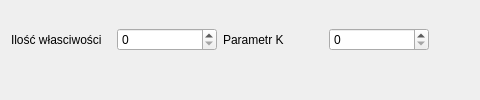
              <widget class="QWidget" name="tab_10">
               <attribute name="title">
                <string>Najbliższy sąsiad</string>
               </attribute>
               <layout class="QVBoxLayout" name="verticalLayout_13">
                <item>
                 <layout class="QHBoxLayout" name="horizontalLayout_19">
                  <item>
                   <widget class="QLabel" name="label_29">
                    <property name="minimumSize">
                     <size>
                      <width>100</width>
                      <height>0</height>
                     </size>
                    </property>
                    <property name="text">
                     <string>Ilość własciwości</string>
                    </property>
                   </widget>
                  </item>
                  <item>
                   <widget class="QSpinBox" name="neighbour_features">
                    <property name="minimumSize">
                     <size>
                      <width>100</width>
                      <height>0</height>
                     </size>
                    </property>
                    <property name="maximum">
                     <number>999</number>
                    </property>
                   </widget>
                  </item>
                  <item>
                   <widget class="QLabel" name="label_30">
                    <property name="minimumSize">
                     <size>
                      <width>100</width>
                      <height>0</height>
                     </size>
                    </property>
                    <property name="text">
                     <string>Parametr K</string>
                    </property>
                   </widget>
                  </item>
                  <item>
                   <widget class="QSpinBox" name="neighbour_k">
                    <property name="minimumSize">
                     <size>
                      <width>100</width>
                      <height>0</height>
                     </size>
                    </property>
                    <property name="maximum">
                     <number>999</number>
                    </property>
                   </widget>
                  </item>
                  <item>
                   <spacer name="horizontalSpacer_17">
                    <property name="orientation">
                     <enum>Qt::Horizontal</enum>
                    </property>
                    <property name="sizeHint" stdset="0">
                     <size>
                      <width>40</width>
                      <height>20</height>
                     </size>
                    </property>
                   </spacer>
                  </item>
                 </layout>
                </item>
                <item>
                 <layout class="QHBoxLayout" name="horizontalLayout_20">
                  <item>
                   <spacer name="horizontalSpacer_18">
                    <property name="orientation">
                     <enum>Qt::Horizontal</enum>
                    </property>
                    <property name="sizeHint" stdset="0">
                     <size>
                      <width>40</width>
                      <height>20</height>
                     </size>
                    </property>
                   </spacer>
                  </item>
                 </layout>
                </item>
               </layout>
              </widget>
